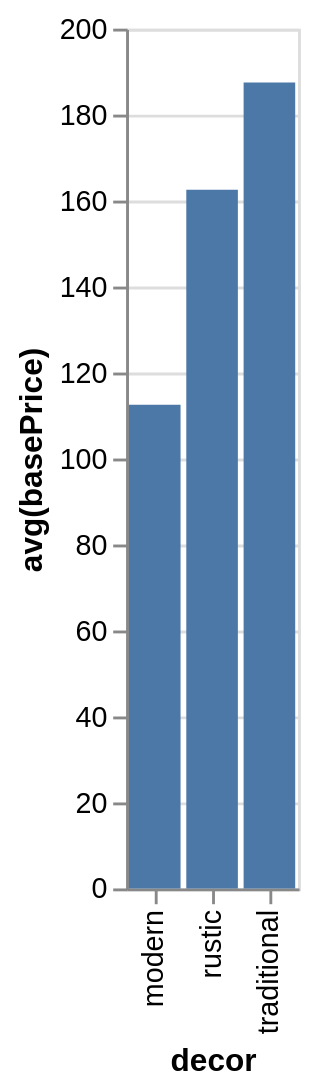

The specification (Vega-Lite) saved for this image:
### Vega-Lite specification from a JSON file in a GitHub repository (floating-point values rounded to 4 significant figures)
{"data": {"values": [{"x_data": "modern", "y_data": 112.5}, {"x_data": "rustic", "y_data": 162.5}, {"x_data": "traditional", "y_data": 187.5}]}, "mark": "bar", "encoding": {"x": {"field": "x_data", "type": "nominal", "title": "decor", "sort": {"op": "sum", "field": "y_data", "order": "ascending"}}, "y": {"field": "y_data", "type": "quantitative", "title": "avg(basePrice)"}}}
